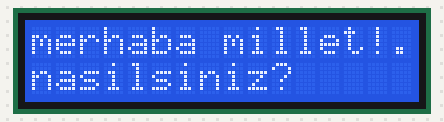
A sketch run on a simulated Arduino Uno, built with avr-gcc and run on an emulated ATmega328P. Shown: 16×2 character LCD.

Above: at 0.1 s.
At 5.1 s:
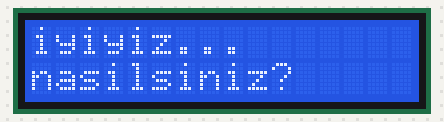

The sketch:

lcd_2.ino
```cpp
#include <LiquidCrystal.h>
// initialize the library by associating any needed LCD interface pin
// with the arduino pin number it is connected to
const int rs = 12, en = 11, d4 = 5, d5 = 4, d6 = 3, d7 = 2;
LiquidCrystal lcd(rs, en, d4, d5, d6, d7);

void setup() {
  // put your setup code here, to run once:
  lcd.begin(16, 2);
  lcd.setCursor(0, 0);  //sutun, satır
  //lcd.autoscroll();
  lcd.print("merhaba millet!...");
  lcd.setCursor(0, 1);
  lcd.print("nasilsiniz?");
}

void loop() {
  // put your main code here, to run repeatedly:
  //lcd.print("A");
  //delay(250);
  delay(5000);
  //silSatir(0);
  sil(0,0,16);
  lcd.setCursor(0, 0);
  lcd.print("iyiyiz...");
  delay(15000);
}
void silSatir(int satir) {
  lcd.setCursor(0, satir);
  lcd.print("                ");
}

void sil(int sutun, int satir, int uzunluk) {
  lcd.setCursor(sutun, satir);
  for (int i = 0; i < uzunluk; i++)
    lcd.print(" ");
}
```
